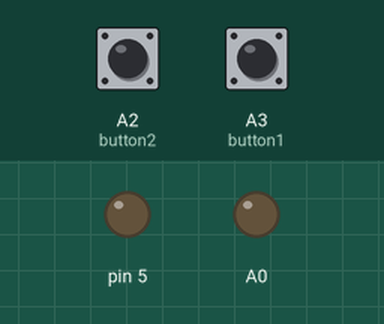
Recording of a sketch running on a simulated Arduino Uno, built with avr-gcc and run on an emulated ATmega328P. On the bench: output pins drawn as LEDs (lit = HIGH). Dashed ring = blinking. The inputs (shaded band) are chosen by the test bench; at power-on: A2 (button2) LOW, A3 (button1) LOW.

Above: at 1.7 s.
1.8 s: A2 (button2) pulled HIGH for 0.35 s
At 3.2 s:
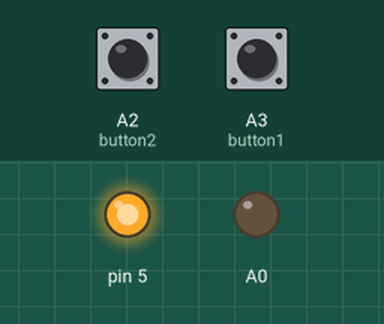
5.1 s: A3 (button1) pulled HIGH for 0.35 s
At 5.9 s:
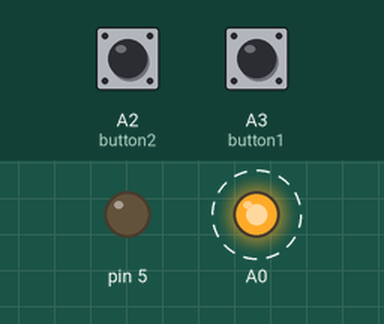
8.4 s: A3 (button1) pulled HIGH for 1 s
At 9.3 s:
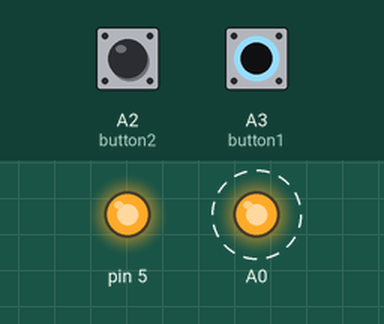
12.4 s: A3 (button1) pulled HIGH for 3.2 s
At 13.7 s:
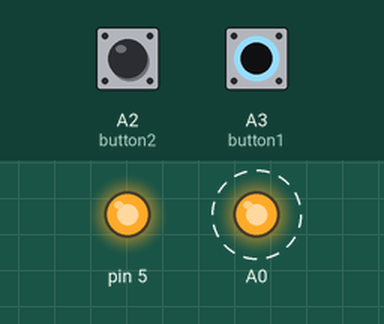
Timing chart, 0 to 19.8 s (numbered marks = the images above; inputs shaded):
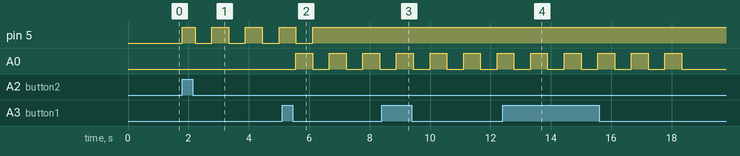

The sketch:

TimerTest.ino
```cpp
int Timer1AVal;  //number of wave toggles - 2x num of square waves,  -1 for infinite (stop infinite with TIMSK1 |= (0 << OCIE1A);)
int Timer1BVal;

void setup() {
  //LEDS
  pinMode(A0, OUTPUT);
  pinMode(5, OUTPUT);
  //BUTTONS
  pinMode(A3, INPUT);
  pinMode(A2, INPUT);

  digitalWrite(A0, LOW); //off starting state
  digitalWrite(5, LOW);

  Timer1Config(0.9);  //config timer1 @ 0.9 Hz
}

void loop() {
  // put your main code here, to run repeatedly:
  delay(300); //actually use interrupts for button input so no need to debounce of track states
  if(digitalRead(A3) == HIGH) //if button1
  {
    Timer1AVal = 6;    //3 square waves
    TIMSK1 |= (1 << OCIE1A);  //start timer interrupt
  }
  if(digitalRead(A2) == HIGH)  //if button2
  {
    Timer1BVal = 8;    //4 square waves
    TIMSK1 |= (1 << OCIE1A);  //start timer interrupt
  }
}


//interrupt service routine for timer 1 - toggles output state every 1/2 wavelength - results in a 50% square wave at prespecified frequency
ISR(TIMER1_COMPA_vect){//timer1 interrupt toggles LED
    if(Timer1AVal != 0 || Timer1BVal != 0) //if A or B still have count down val left
      if(Timer1AVal != 0)
        digitalWrite(A0,!digitalRead(A0)); //A for button 1 //if negative toggle infintely, if positive count down
      if(Timer1BVal != 0)
        digitalWrite(5,!digitalRead(5)); //B for button 2
    else //timer is enabled but both counts are 0, must've just ended timer
      TIMSK1 |= (0 << OCIE1A); //then turn off timer 1

    if(Timer1AVal > 0)
      Timer1AVal -= 1;
    if(Timer1BVal > 0)
      Timer1BVal -= 1;
}

void Timer1Config(double frequency)
{
  cli(); //stop interrupts while changes are made
  TCCR1A = 0;// set entire TCCR1A register to 0
  TCCR1B = 0;// same for TCCR1B
  TCNT1  = 0;//initialize counter value to 0
  OCR1A = 15625/(2*frequency) - 1;  //(must be <65536)  //count up value = clock frequency / half wave freq(toggle freq) * (prescalar,1024)
  TCCR1B |= (1 << WGM12);  // turn on CTC mode
  TCCR1B |= (1 << CS12) | (1 << CS10);  // Set CS12 and CS10 bits for 1024 prescaler
  sei();  //start back up interrupts
}
```

Motor.cpp
```cpp
#include <Arduino.h>
#include "Motor.h"

#define microStep 16;

//create motor object enable pins (a2 a1 a0) represent the binary value of the motor
Motor::Motor(bool a2, bool a1, bool a0){
  a2EN = a2;
  a1EN = a1;
  a0EN = a0;
}

//create motor object and also assign frequency (speed) and degrees (rotation amount)
Motor::Motor(bool a2, bool a1, bool a0, double percentage, double degrees){
  a2EN = a2;
  a1EN = a1;
  a0EN = a0;
  double frequency = percentage;
  highTime = (1/frequency)/2;
  stepCount = 200 * (degrees/360) * microStep; //200 steps = 360 degrees
}

//adjusts speed of motor by change the frequency at which the square wave is send to the driver
void Motor::setSpeed(double percentage){
  double frequency = percentage;
  highTime = (1/frequency)/4;
}

//adjusts the number of square waves sent to the driver (number of steps)
void Motor::setDegrees(double degrees){
  stepCount = 200 * (degrees/360) * microStep; //200 steps = 360 degrees
}

//rotates motor in direction specified by dir. TRUE = clockwise, FALSE = counterclockwise
void Motor::rotate(bool dir){
  digitalWrite(6, a0EN); //enable proper motor driver through combinational logic
  digitalWrite(7, a1EN);
  digitalWrite(8, a2EN);

  digitalWrite(2, dir); //configure direction pin for motor driver

  for(int i = 0; i < stepCount; i++){  //send square wave to stepper driver based on stepCount and highTime
    digitalWrite(3, HIGH);
    delay(highTime*1000/10);    //delay is in ms -> x1000
    digitalWrite(3, LOW);
    delay(highTime*1000/10);  //always 50% duty cycle
  }

}
```

Motor.h
```cpp
#ifndef Motor_h
#define Motor_h
#include <Arduino.h>

class Motor {
public:
  Motor(bool a2, bool a1, bool a0);
  Motor(bool a2, bool a1, bool a0, double percentage, double degrees);
  void setSpeed(double percentage);
  void setDegrees(double degrees);
	void rotate(bool dir);

private:
	bool a2EN;
  bool a1EN;
  bool a0EN;
	double highTime;
  int stepCount;
};

#endif
```

Measured:
- after the input at 1.8 s, pin 5: LOW → HIGH at once, then repeats every 1.1 s: LOW 0.56 s, HIGH 0.56 s
- after the input at 5.1 s, A0: alternates HIGH for 0.56 s and LOW for 0.56 s, starting after 0.46 s
- after the input at 8.4 s, A0: alternates HIGH for 0.56 s and LOW for 0.56 s, starting after 0.49 s
- after the input at 12.4 s, A0: alternates HIGH for 0.56 s and LOW for 0.56 s, 11 changes in all, then stays LOW, starting after 0.38 s
